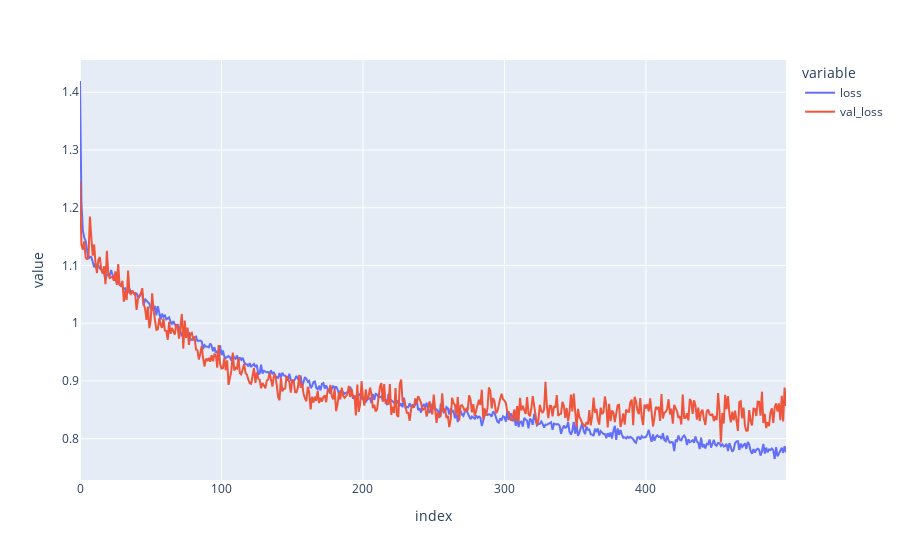

The notebook cell saved with this chart:
### Code cell
f1 = np.array(history.history['loss']).flatten()
valf1 = np.array(history.history['val_loss']).flatten()
px.line(pd.DataFrame(np.array([f1, valf1]).T, columns=['loss', 'val_loss'])).show()

### Figure 1 — Plotly figure (JSON) as saved in the notebook; plotly's stock layout.template omitted (floating-point values rounded to 4 significant figures; data arrays with more than 128 entries replaced by an {"elided": "..."} marker saying what was removed)
{"data": [{"hovertemplate": "variable=loss<br>index=%{x}<br>value=%{y}<extra></extra>", "legendgroup": "loss", "line": {"color": "#636efa", "dash": "solid"}, "marker": {"symbol": "circle"}, "mode": "lines", "name": "loss", "orientation": "v", "showlegend": true, "type": "scatter", "x": {"elided": "500 int values"}, "xaxis": "x", "y": {"elided": "500 float values"}, "yaxis": "y"}, {"hovertemplate": "variable=val_loss<br>index=%{x}<br>value=%{y}<extra></extra>", "legendgroup": "val_loss", "line": {"color": "#EF553B", "dash": "solid"}, "marker": {"symbol": "circle"}, "mode": "lines", "name": "val_loss", "orientation": "v", "showlegend": true, "type": "scatter", "x": {"elided": "500 int values"}, "xaxis": "x", "y": {"elided": "500 float values"}, "yaxis": "y"}], "layout": {"legend": {"title": {"text": "variable"}, "tracegroupgap": 0}, "margin": {"t": 60}, "xaxis": {"anchor": "y", "domain": [0, 1], "title": {"text": "index"}}, "yaxis": {"anchor": "x", "domain": [0, 1], "title": {"text": "value"}}}}
